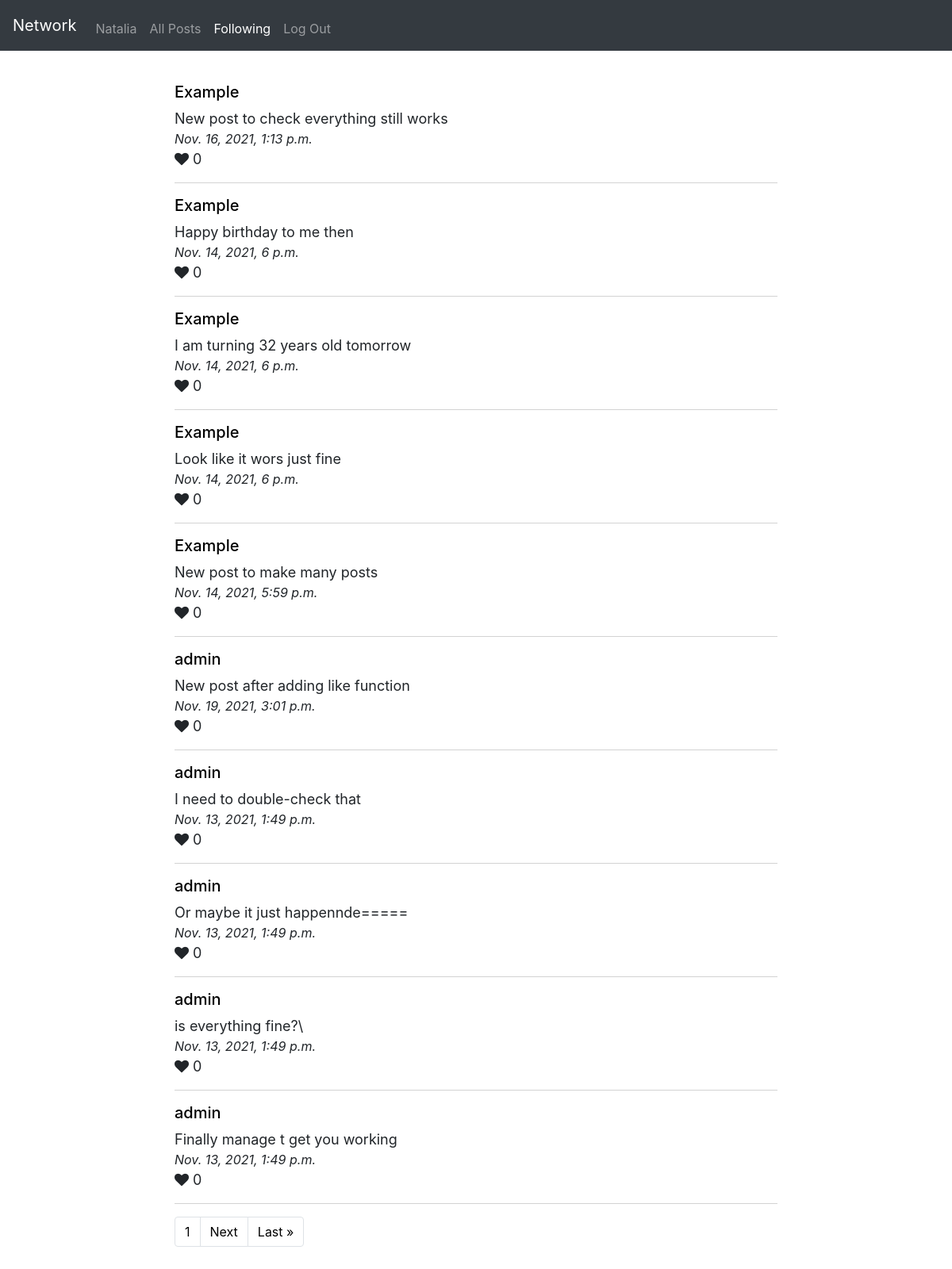
Page /following (signed in) on the committed database.
### network/models.py (models this page shows, shortened)
class User(AbstractUser):
    pass

class Post(models.Model):
    author = models.ForeignKey(Profile, on_delete=models.CASCADE, related_name='author')
    post_date = models.DateTimeField(default=datetime.now)
    content = models.TextField()
    likes = models.ManyToManyField(Profile, blank=True, related_name='likes')

class Profile(models.Model):
    user = models.OneToOneField(User, on_delete=models.CASCADE, related_name="profile")
    relationships = models.ManyToManyField('self', through='Relationship', symmetrical=False, related_name='related_to')
    profile_img = models.ImageField(default="default.jpg", upload_to="profile_pic")
    def get_following(self):
        return self.relationships.filter(to_user__from_user=self)
    def __str__(self):
        return f"{self.user}"

### network/views.py (the view)
# urls.py: path("following", views.following, name="following"),
@login_required
def following(request):
    user_profile = Profile.objects.get(user=request.user)
    following_posts = []
    for user in list(user_profile.get_following()):
        following_posts.extend(Post.objects.filter(author=user).order_by('post_date').reverse())
    paginator = Paginator(following_posts, 10)
    page_number = request.GET.get('page', 1)
    page_obj = paginator.get_page(page_number)
    return render(request, "network/following.html", {"page_obj": page_obj})

### network/templates/network/following.html
{% extends "network/layout.html" %}
{% load static %}
{% block body %}
{% if user.is_authenticated %}
    <div id='posts'>
        {% if page_obj|length == 0 %}
            Nothing here yet because you don't follow anyone
        {% else %}
            {% for post in page_obj %}
            <div name='post'>
                <h5> <a href="{% url 'profile' post.author.id %}"> {{ post.author }} </a></h5>
                {{ post.content }}
                <div class='post_date'>
                    {{ post.post_date }}
                </div>
                <i class="fa fa-heart" id='heart' data-post-id="{{ post.id }}"></i>
                <span>{{ post.likes|length }}</span>
                <div>
                    <hr class="solid">
                </div>
            </div>
            {% endfor %}
        {% endif %}
    </div>
{% endif %}
{% endblock %}

### network/templates/network/layout.html (shortened to what this page needs)
{% load static %}
<!DOCTYPE html>
<html lang="en">
    <head>
        <link rel="stylesheet" href="https://cdnjs.cloudflare.com/ajax/libs/font-awesome/4.7.0/css/font-awesome.min.css">
        <link rel="stylesheet" href="https://stackpath.bootstrapcdn.com/bootstrap/4.4.1/css/bootstrap.min.css">
        <link href="{% static 'network/styles.css' %}" rel="stylesheet">
    </head>
    <body>
        <nav class="navbar navbar-expand-lg navbar-dark bg-dark">
            <a class="navbar-brand" href="{% url 'index' %}">Network</a>
            <div class="collapse navbar-collapse" id="navbar">
                <ul class="navbar-nav mr-auto mt-2">
                    {% if user.is_authenticated %}
                    {% url 'profile' user.id as url %}
                    <li class="nav-item {% if request.path == url %} active {% endif %}">
                        <a class="nav-link" href="{{ url }}">{{ user.username }}</a>
                    </li>
                    {% url 'index' as url %}
                    <li class="nav-item {% if request.path == url %}active{% endif %}">
                        <a class="nav-link" href="{{ url }}">All Posts</a>
                    </li>
                    {% url 'following' as url %}
                    <li class="nav-item {% if request.path == url %}active{% endif %}">
                        <a class="nav-link" href="{{ url }}">Following</a>
                    </li>
                    {% url 'logout' as url %}
                    <li class="nav-item {% if request.path == url %}active{% endif %}">
                        <a class="nav-link" href="{{ url }}">Log Out</a>
                    </li>
                    {% endif %}
                </ul>
            </div>
        </nav>
        <div class="body">
            {% block body %}
            {% endblock %}
            <div class="footer">
                <footer>
                    <ul class="pagination">
                        <li class="page-item"><a class="page-link" href="?page={{ page_obj.number }}" id="current_page"> {{ page_obj.number }}</a></li>
                        {% if page_obj.has_next %}
                            <li class="page-item"><a class="page-link" href="?page={{ page_obj.next_page_number }}">Next</a></li>
                            <li class="page-item"><a class="page-link" href="?page={{ page_obj.paginator.num_pages }}">Last &raquo;</a></li>
                        {% endif %}
                    </ul>
                </footer>
            </div>
        </div>
    </body>
</html>

### network/static/network/styles.css (style rules this page uses)
.body { max-width: 800px; margin: 0 auto; padding: 20px; }
.body a { color: black; }
.post_date { font-size: medium; font-style: italic; }
hr.solid { border-top: 1px solid lightgray; }
#posts { padding-top: 20px !important; max-width: 800px; margin: 0 auto; font-size: large; }
.footer { bottom: 0; }

### rows in the picture
User: username "Natalia"
Post: author "Example", content "New post to check everything still works", post_date "Nov. 16, 2021, 1:13 p.m.", likes|length "0"
Post: author "Example", content "Happy birthday to me then", post_date "Nov. 14, 2021, 6 p.m.", likes|length "0"
Post: author "Example", content "I am turning 32 years old tomorrow", post_date "Nov. 14, 2021, 6 p.m.", likes|length "0"
Post: author "Example", content "Look like it wors just fine", post_date "Nov. 14, 2021, 6 p.m.", likes|length "0"
Post: author "Example", content "New post to make many posts", post_date "Nov. 14, 2021, 5:59 p.m.", likes|length "0"
Post: author "admin", content "New post after adding like function", post_date "Nov. 19, 2021, 3:01 p.m.", likes|length "0"
Post: author "admin", content "I need to double-check that", post_date "Nov. 13, 2021, 1:49 p.m.", likes|length "0"
Post: author "admin", content "Or maybe it just happennde=====", post_date "Nov. 13, 2021, 1:49 p.m.", likes|length "0"
Post: author "admin", content "is everything fine?\\", post_date "Nov. 13, 2021, 1:49 p.m.", likes|length "0"
Post: author "admin", content "Finally manage t get you working", post_date "Nov. 13, 2021, 1:49 p.m.", likes|length "0"

### other values in the picture
{{ page_obj.number }} "1"
